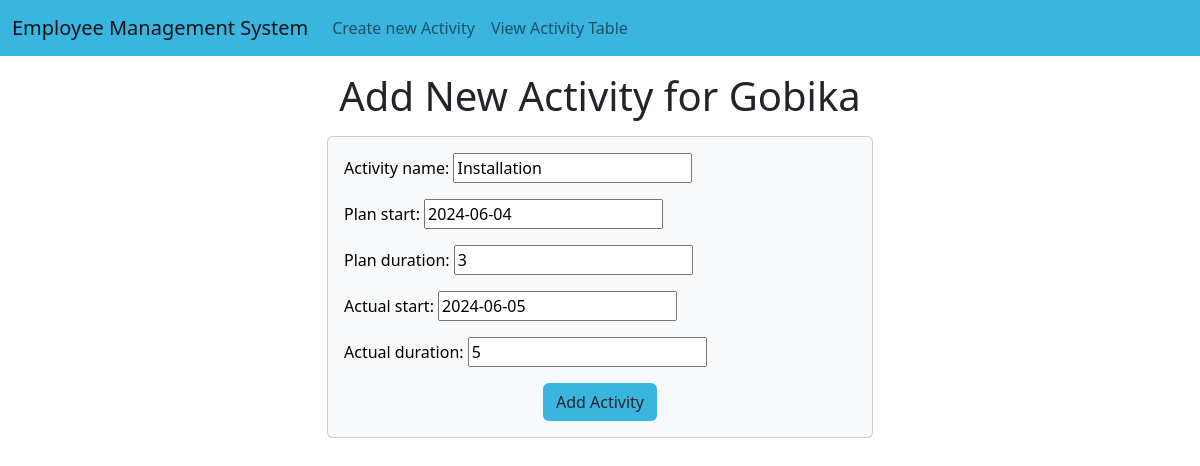
/emp/activities/emp/2/update/4/ (signed in), run on the app's committed database.
### emp_app/models.py (models this page shows, shortened)
class Emp(models.Model):
    name=models.CharField(max_length=200)
    emp_id=models.CharField(max_length=200)
    phone=models.CharField(max_length=10)
    address=models.CharField(max_length=150)
    working=models.BooleanField(default=True)
    department=models.CharField(max_length=200)

class Activity(models.Model):
    emp = models.ForeignKey(Emp, on_delete=models.CASCADE)
    activity_name = models.CharField(max_length=100)
    plan_start = models.DateField()
    plan_duration = models.IntegerField()
    actual_start = models.DateField(null=True, blank=True)
    actual_duration = models.IntegerField(null=True, blank=True)

### emp_app/decorators.py (the view)
        def _wrapped_view(request, *args, **kwargs):
            if request.user.is_authenticated:
                try:
                    user_profile = request.user.userprofile
                except UserProfile.DoesNotExist:
                    raise PermissionDenied("UserProfile does not exist")
                if user_profile.role in roles:
                    return view_func(request, *args, **kwargs)
                else:
                    raise PermissionDenied("You do not have permission to access this page")
            else:
                return redirect('login')

### emp_app/forms.py
class ActivityForm(forms.ModelForm):
    class Meta:
        model = Activity
        fields = [ 'activity_name', 'plan_start', 'plan_duration', 'actual_start', 'actual_duration']

### emp_app/views.py (called while the page is built)
@role_required(['admin','employee'])
def activity_update(request, emp_id, activity_id):
    emp = get_object_or_404(Emp, pk=emp_id)
    activity = get_object_or_404(Activity, pk=activity_id)
    if request.method == "POST":
        form = ActivityForm(request.POST, instance=activity)
        if form.is_valid():
            form.save()
            return redirect('activity_by_emp', emp_id=emp.id)
    else:
        form = ActivityForm(instance=activity)
    return render(request, 'activity_form.html', {'form': form, 'emp': emp})

### templates/activity_form.html (shortened to what this page needs)
<!doctype html>
<html lang="en">
  <head>
    <link href="https://cdn.jsdelivr.net/npm/bootstrap@5.2.2/dist/css/bootstrap.min.css" rel="stylesheet">
  </head>
  <body>
    {% include 'emp/activitynav.html' %}
    <h1 class="text-center my-3">Add New Activity for {{ emp.name }}</h1>
    <div class="container">
        <div class="row">
          <div class="col-md-6 offset-md-3">
            <div class="card bg-light text-black">
              <div class="card-body">
                <form  method="POST">
                  {{ form.as_p }}
                  <div class="container text-center">
                      <button class="btn" style="background-color: #39B5E0;">
                          Add Activity
                      </button>
                  </div>
                </form>
              </div>
            </div>
          </div>
        </div>
      </div>
  </body>
</html>

### data on the page
Emp: name "Gobika"
Activity: activity_name "Installation", plan_start "2024-06-04", plan_duration "3", actual_start "2024-06-05", actual_duration "5"
